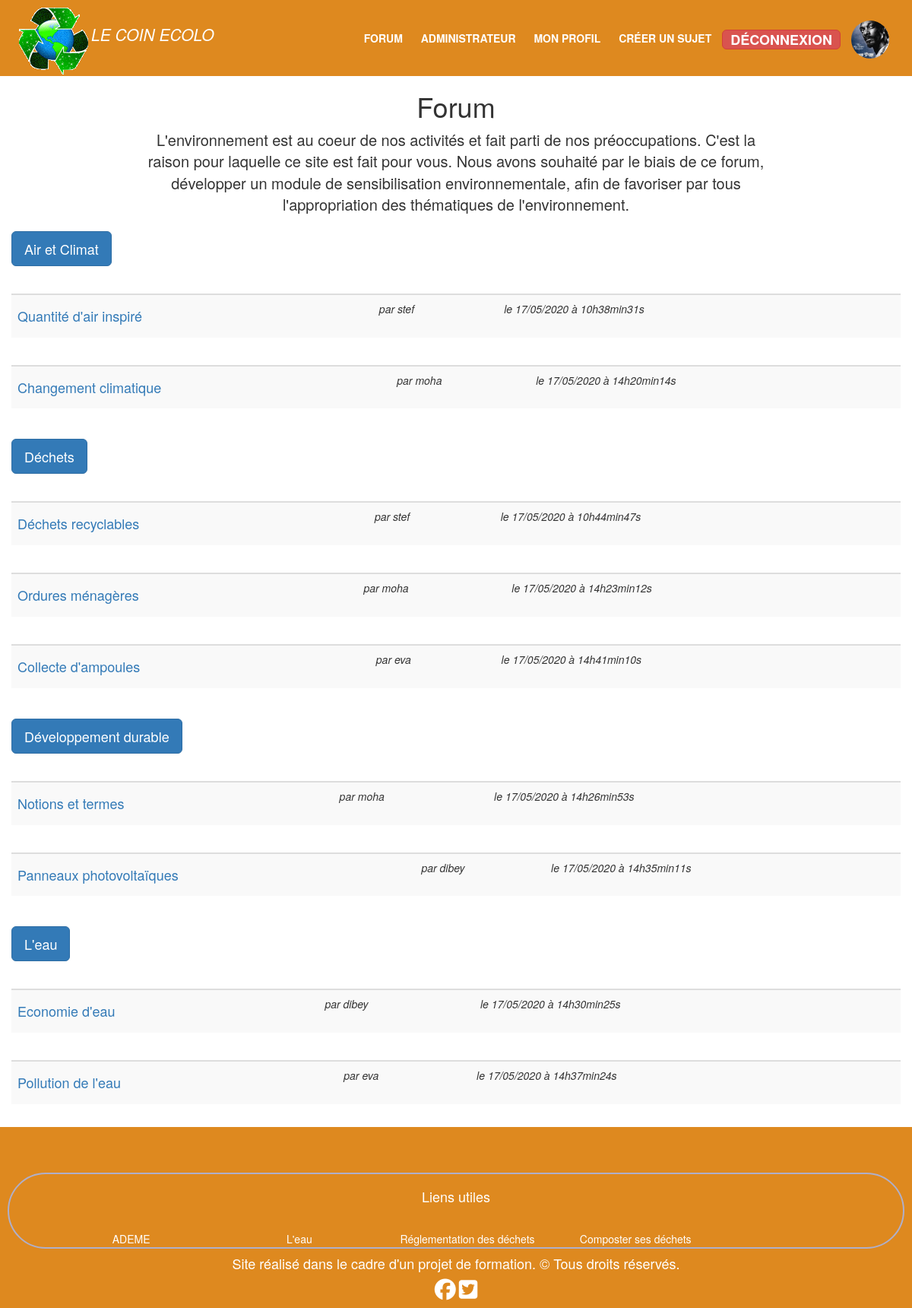
/ (signed in), run on the app's committed database.
### tables this page shows
CREATE TABLE IF NOT EXISTS `topics` (
  `topic_id` int(11) NOT NULL AUTO_INCREMENT,
  `categorie_id` int(11) NOT NULL,
  `user_id` int(11) NOT NULL,
  `title` varchar(255) NOT NULL,
  `content` text NOT NULL,
  `creation_date` datetime NOT NULL,
  PRIMARY KEY (`topic_id`),
  KEY `topics` (`categorie_id`),
  KEY `topics_ibfk_2` (`user_id`)
);

CREATE TABLE IF NOT EXISTS `categories` (
  `categorie_id` int(11) NOT NULL AUTO_INCREMENT,
  `title` varchar(255) NOT NULL,
  `creation_date` datetime NOT NULL,
  PRIMARY KEY (`categorie_id`)
);

CREATE TABLE IF NOT EXISTS `users` (
  `user_id` int(11) NOT NULL AUTO_INCREMENT,
  `pseudo` varchar(255) NOT NULL,
  `mail` varchar(255) NOT NULL,
  `pass` varchar(255) NOT NULL,
  `avatar` varchar(255) DEFAULT NULL,
  `admin` tinyint(1) NOT NULL DEFAULT '0',
  PRIMARY KEY (`user_id`)
);

### appli/controller/Control.php (called while the page is built, shortened)
<?php
class Control
{
    public function home()
    {
        $postManager = new PostManager();
        $catopic = $postManager->catopic();
        require('view/frontend/accueil.php');
    }
}

### appli/model/PostManager.php (called while the page is built, shortened)
<?php
class PostManager extends Manager
{
    public function catopic()
    {
          $db = $this->dbConnect();
          $req = $db->query('SELECT topics.categorie_id, topics.topic_id,categories.title as catitle, topics.title as toptitle, DATE_FORMAT(topics.creation_date, \'%d/%m/%Y à %Hh%imin%ss\') as creation_date_fr, users.pseudo from topics inner join categories on categories.categorie_id = topics.categorie_id inner join users on users.user_id = topics.user_id order by topics.categorie_id asc ');
          return $req;
    }
}

### view/frontend/accueil.php (the view, shortened to what this page needs)
<h1>Forum</h1>
<p id="paraforum"> L'environnement est au coeur de nos activités et fait parti de nos préoccupations. C'est la raison pour laquelle ce site est fait pour vous. Nous avons souhaité par le biais de ce forum, développer un module de sensibilisation environnementale, afin de favoriser par tous l'appropriation des thématiques de l'environnement. </p>
<?php
$categorie = '';
while($data = $catopic->fetch()):
  if($data['catitle'] != $categorie){
    if($categorie != ''){
      ?>
    </div>
<?php
}
?>
<div id="containcatopic">
  <h2 class="btn btn-primary btn-lg"><?=$data['catitle']?></h2>
<?php
  $categorie = $data['catitle'];
}
?>
  <table class="table table-striped">
    <thead>
      <tr>
        <th>
        </th>
        <th>
        </th>
        <th>
        </th>
      </tr>
    </thead>
    <tbody>
      <tr>
        <td>
          <h4><a href="index.php?action=topic&id=<?=$data['topic_id']?>"><?=$data['toptitle']?></a></h4>
        </td>
        <td>
          <em>par <?=$data['pseudo']?></em>
        </td>
        <td>
          <em>le <?=$data['creation_date_fr']?></em>
        </td>
      </tr>
    </tbody>
  </table>
<?php
endwhile;
?>
</div>
<?php $content = ob_get_clean(); ?>
<?php require('view/frontend/template.php'); ?>

### index.php (shortened to what this page needs)
<?php
require("appli/controller/Control.php");
try {
    $controlOk = new Control();
    if (isset($_GET['action'])) {
        if ($_GET['action'] == 'inscription') {
            $controlOk->inscription();
        }
        elseif ($_GET['action'] == 'connexion') {
            $controlOk->login();
        }
        elseif($_GET['action'] == 'deconnexion'){
            $controlOk->deconnect();
        }
        elseif ($_GET['action'] == 'redaction') {
            $controlOk->redaction();
        }
        elseif($_GET['action'] == 'profil'){
            $controlOk->profil();
        }
        elseif($_GET['action'] == 'editprofil'){
            if (isset($_SESSION['idconnect'])) {
                $controlOk->editProfil($_SESSION['idconnect']);
            }
            else {
                throw new Exception('Aucun identifiant de billet envoyé');
            }
        }
        elseif($_GET['action'] == 'validprofil'){
            if (isset($_SESSION['idconnect'])) {
                $controlOk->validProfil($_SESSION['idconnect']);
            }
            else {
                throw new Exception('Aucun identifiant de billet envoyé');
            }
        }
        elseif($_GET['action'] == 'nouveautopic'){
            $controlOk->newTopic();
        }
         elseif($_GET['action'] == 'insertopic'){
            $controlOk->inserTopic();
        }
         elseif ($_GET['action'] == 'topic') {
            if (isset($_GET['id']) && $_GET['id'] > 0 && $_GET['id'] < 100) {
                $_GET['id'] = (int)$_GET['id'];
                $controlOk->topic($_GET['id']);
            }
            else {
                throw new Exception('Aucun identifiant de billet envoyé');
            }
        }
         elseif ($_GET['action'] == 'categorie') {
            if (isset($_GET['id']) && $_GET['id'] > 0 && $_GET['id'] < 100) {
                $_GET['id'] = (int)$_GET['id'];
                $controlOk->cat($_GET['id']);
            }
            else {
                throw new Exception('Aucun identifiant de billet envoyé');
            }
        }
        elseif ($_GET['action'] == 'addComment') {
            if (isset($_GET['id']) && $_GET['id'] > 0 && $_GET['id'] < 100) {
                $_GET['id'] = (int)$_GET['id'];
                if (!empty($_POST['comment'])) {
                    $controlOk->addComment($_GET['id'], $_SESSION['idconnect'], $_POST['comment']);
                }
                else {
                    throw new Exception('Tous les champs ne sont pas remplis !');
                }
            }
            else {
                throw new Exception('Aucun identifiant de billet envoyé');
            }
        }
        elseif ($_GET['action'] == 'flagComment') {
            if (isset($_GET['id']) && $_GET['id'] > 0 && $_GET['id'] < 100) {
                $_GET['id'] = (int)$_GET['id'];
                $controlOk->flag($_GET['id']);
            }
            else {
                throw new Exception('Aucun identifiant de billet envoyé');
            }
        }
        elseif ($_GET['action'] == 'supprimeComment') {
            if (isset($_GET['id']) && $_GET['id'] > 0 && $_GET['id'] < 100) {
                $_GET['id'] = (int)$_GET['id'];
                $controlOk->deleteComment($_GET['id']);
            }
            else {
                throw new Exception('Aucun identifiant de billet envoyé');
            }
        }
        elseif ($_GET['action'] == 'designal') {
            if (isset($_GET['id']) && $_GET['id'] > 0 && $_GET['id'] < 100) {
                $_GET['id'] = (int)$_GET['id'];
                $controlOk->untag($_GET['id']);
            }
            else {
                throw new Exception('Aucun identifiant de billet envoyé');
            }
        }
        elseif ($_GET['action'] == 'administration') {
            $controlOk->admin();
        }
        elseif ($_GET['action'] == 'supprimTopic') {
            if (isset($_GET['id']) && $_GET['id'] > 0 && $_GET['id'] < 100) {
                $_GET['id'] = (int)$_GET['id'];
                $controlOk->supprimTopic($_GET['id']);
            }
            else {
                throw new Exception('Aucun identifiant de billet envoyé');
            }
        }
        elseif ($_GET['action'] == 'modifTopic') {
            if (isset($_GET['id']) && $_GET['id'] > 0 && $_GET['id'] < 100) {
                $_GET['id'] = (int)$_GET['id'];
                $controlOk->editTopic($_GET['id']);
            }
            else {
                throw new Exception('Aucun identifiant de billet envoyé');
            }
        }
        elseif ($_GET['action'] == 'saveTopic') {
            if (isset($_GET['id']) && $_GET['id'] > 0 && $_GET['id'] < 100) {
                $_GET['id'] = (int)$_GET['id'];
                $controlOk->updateTopic($_GET['id']);
            }
            else {
                throw new Exception('Aucun identifiant de billet envoyé');
            }
        }
        elseif ($_GET['action'] == 'supprimCategorie') {
            if (isset($_GET['id']) && $_GET['id'] > 0 && $_GET['id'] < 100) {
                $_GET['id'] = (int)$_GET['id'];
                $controlOk->supprimCat($_GET['id']);
            }
            else {
                throw new Exception('Aucun identifiant de billet envoyé');
            }
        }
        elseif ($_GET['action'] == 'modifCategorie') {
            if (isset($_GET['id']) && $_GET['id'] > 0 && $_GET['id'] < 100) {
                $_GET['id'] = (int)$_GET['id'];
                $controlOk->editCat($_GET['id']);
            }
            else {
                throw new Exception('Aucun identifiant de billet envoyé');
            }
        }
        elseif ($_GET['action'] == 'saveCategorie') {
            if (isset($_GET['id']) && $_GET['id'] > 0 && $_GET['id'] < 100) {
                $_GET['id'] = (int)$_GET['id'];
                $controlOk->updateCat($_GET['id']);
            }
            else {
                throw new Exception('Aucun identifiant de billet envoyé');
            }
        }
        elseif($_GET['action'] == 'meteo'){
            $controlOk->meteo();
        }
    }
    else {
       $controlOk-> home();
    }
}
catch(Exception $e) {
    $messages = $e->getMessage();
    echo "<div style=\"font-family:Helvetica, Arial, sans-serif; font-size:20px; text-align:center; font-weight:bold; background-color: #B3C6C7; display: flex; flex-direction: column; align-items: center; justify-content: center; height: 50%; color:red\">".$messages."</div>";
}

### view/frontend/template.php (shortened to what this page needs)
<!DOCTYPE html>
<html lang="fr">
<head>
    <link rel="stylesheet" href="css/style.css" />
    <link rel="stylesheet" type="text/css" href="https://cdnjs.cloudflare.com/ajax/libs/weather-icons/2.0.9/css/weather-icons.min.css">
	<link rel="stylesheet" href="https://stackpath.bootstrapcdn.com/bootstrap/3.4.1/css/bootstrap.min.css">
</head>
<body>
<?php require("menu.php"); ?>
    <div class="container-fluid">
        <?= $content ?>
    </div>
<?php require('footer.php'); ?>
</body>
</html>

### view/frontend/menu.php (shortened to what this page needs)
<div id="header">
  <p id="logo">
    <a href=""><img src="public/image/ecolo3.gif"><em>LE COIN ECOLO</em></a>
  </p>
  <ul id="menu">
    <a href="index.php">Forum</a>
    <?php if(isset($_SESSION['pseudoconnect'])): ?>
    <?php if($_SESSION['adminconnect']==1)
      echo'<a href="index.php?action=administration">administrateur</a>';?>
    <a href="index.php?action=profil">Mon profil</a>
    <a href="index.php?action=nouveautopic">Créer un sujet</a>
    <a href="index.php?action=deconnexion" class="btn btn-danger btn-lg" title="Se déconnecter">Déconnexion</a>
    <a href="index.php?action=profil" title="Accéder à mon profil"><img src="public/membres/avatars/<?= $_SESSION['avatarconnect'];?>" id="avatar" ></a>
    <?php endif; ?>
  </ul>
</div>

### view/frontend/footer.php
<footer>
	<?php require('view/frontend/infos.php'); ?>
    <h4>Site réalisé dans le cadre d'un projet de formation. © Tous droits réservés.</h4>
    <a href="https://fr-fr.facebook.com/" target="_blank" title="facebook"><i class="fab fa-facebook fa-2x"></i></a>
    <a href="https://twitter.com/explore" target="_blank" title="twitter"><i class="fab fa-twitter-square fa-2x"></i></a>
</footer>

### view/frontend/infos.php
<div  id="infos">
    <h4>Liens utiles</h4><br>
    <ul>
        <li><a href="https://www.ademe.fr/" target="blank">ADEME</a></li>
        <li><a href="https://www.notre-planete.info/environnement/eau/" target="blank">L'eau</a></li>
        <li><a href="https://www.ademe.fr/expertises/dechets/elements-contexte/politique-vigueur/dossier/cadre-reglementaire/reglementation-francaise-dechets" target="blank">Réglementation des déchets</a></li>
        <li><a href="https://www.consommerdurable.com/2010/05/comment-composter-et-realiser-un-compost-avec-ou-sans-composteur/" target="blank"> Composter ses déchets</a></li>
    </ul>
</div>

### css/style.css (style rules this page uses)
body { margin: 0px; padding: 0px; font-family: 'Roboto', sans-serif; background-size: cover; background-position: center; width: 100%; height: auto; }
h1 { text-align: center; }
footer { height: auto; width: 100%; background: #DE891F; padding: 10px; margin-top: 10px; color: #fff; text-align: center; }
#paraforum { text-align: center; width: 70%; margin: 0 auto; font-size: 20px; }
#header { height: 100px; width: 100%; background: #DE891F; padding: 0 20px; color: #fff; }
#logo { line-height: 50px; float: left; text-transform: uppercase; }
#logo a { color: white; }
#logo em { font-size: 1.5em; }
#menu { float: right; line-height: 100px; }
#menu a { color: #fff; text-transform: uppercase; padding: 0 10px; transition: 0.4s; font-weight: bold; }
#avatar { width: 50px; border-radius: 50px; }
.table { margin-top: 20px; }
#infos { width: 100%; height: 100px; border: 2px solid #afafca; border-radius: 50px; padding: 10px; text-align: center; margin-bottom: 10px; margin-top: 50px; }
#infos li { list-style-type: none; width: 70%; height: 70px; }
#infos li a { text-decoration: none; color: #fff; }
#infos ul { width: 80%; height: 80px; display: flex; flex-direction: row; justify-content: center; align-items: center; }
.fa-facebook, .fa-twitter-square { color: white; }

### data on the page
topics: categorie.title "Air et Climat", title "Quantité d'air inspiré", user.pseudo "stef", creation_date_fr "17/05/2020 à 10h38min31s"
topics: title "Changement climatique", user.pseudo "moha", creation_date_fr "17/05/2020 à 14h20min14s"
topics: categorie.title "Déchets", title "Déchets recyclables", user.pseudo "stef", creation_date_fr "17/05/2020 à 10h44min47s"
topics: title "Ordures ménagères", user.pseudo "moha", creation_date_fr "17/05/2020 à 14h23min12s"
topics: title "Collecte d'ampoules", user.pseudo "eva", creation_date_fr "17/05/2020 à 14h41min10s"
topics: categorie.title "Développement durable", title "Notions et termes", user.pseudo "moha", creation_date_fr "17/05/2020 à 14h26min53s"
topics: title "Panneaux photovoltaïques", user.pseudo "dibey", creation_date_fr "17/05/2020 à 14h35min11s"
topics: categorie.title "L'eau", title "Economie d'eau", user.pseudo "dibey", creation_date_fr "17/05/2020 à 14h30min25s"
topics: title "Pollution de l'eau", user.pseudo "eva", creation_date_fr "17/05/2020 à 14h37min24s"
